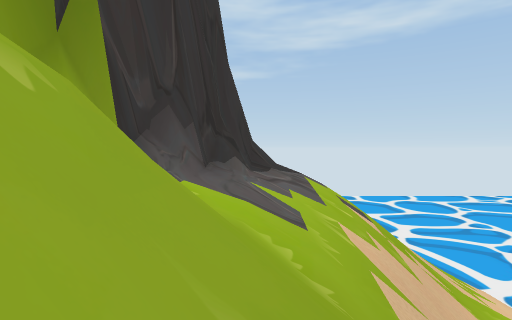
View 1 (above)

24 first-person views from a walk through a Unity game level. The camera is 1.3 m above the floor, tilts 2° down and sees 80° across. The floor is counted in squares, 2 m on a side. Each view is taken from the middle of a square. On the plan, view 1 faces up. The plan holds only what a view shows up to about 10 squares ahead; the rest is blank. The place goes on beyond the plan. The player is left out. Some surface patterns are stand-ins.

View 2
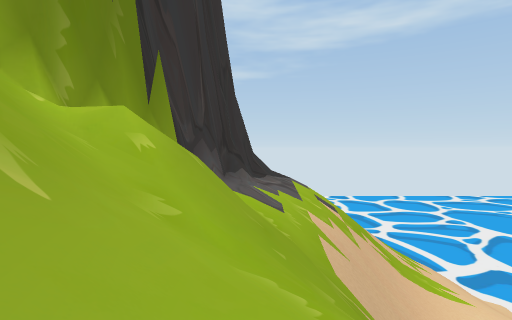

View 3
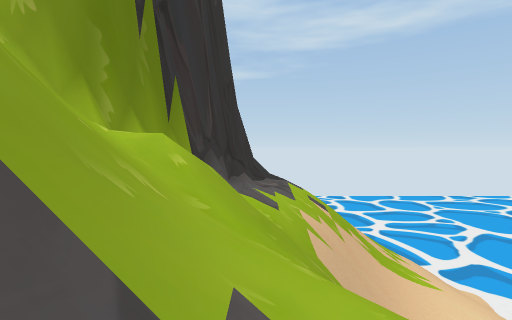

View 4
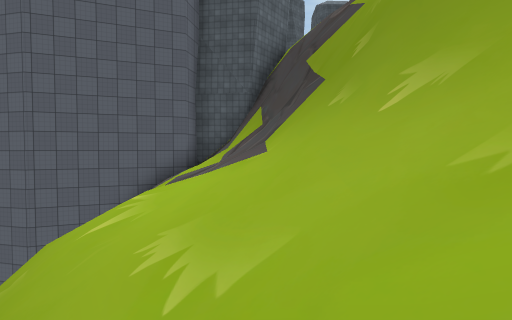

View 5
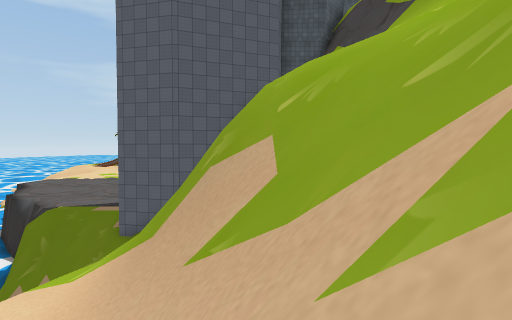

View 6
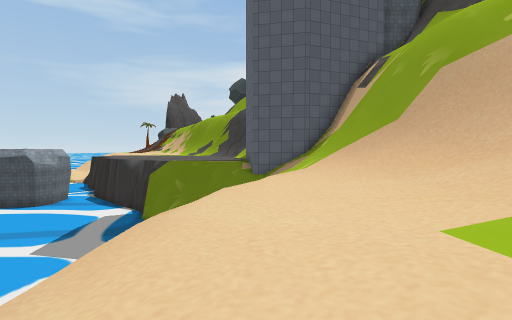

View 7
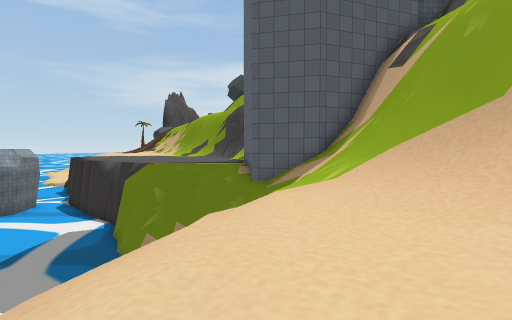

View 8
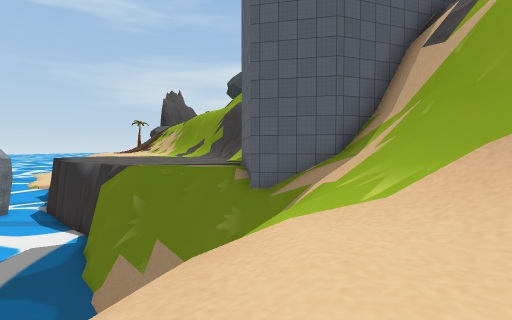

View 9
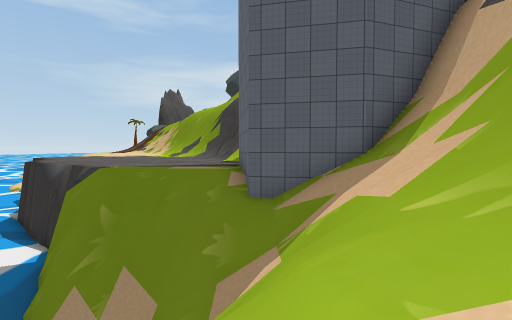

View 10
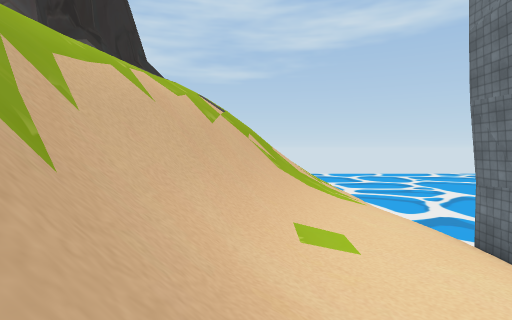

View 11
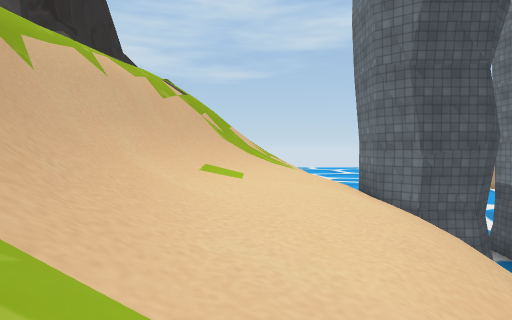

View 12
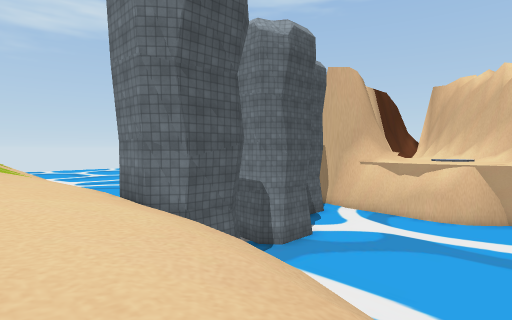

View 13
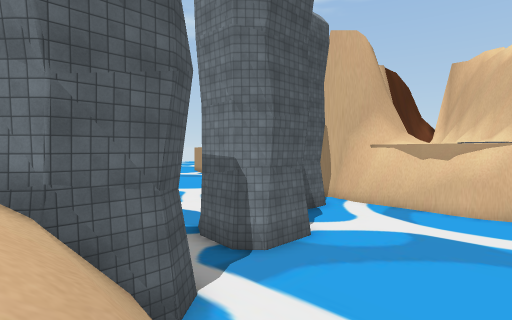

View 14
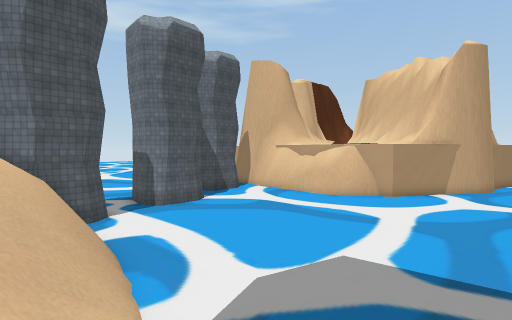

View 15
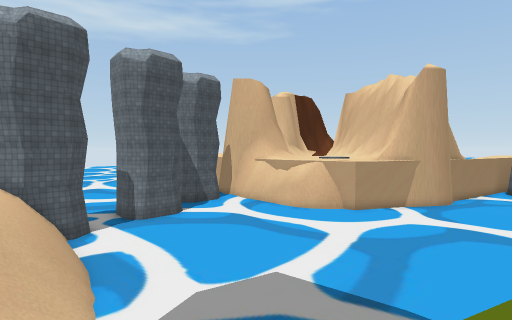

View 16
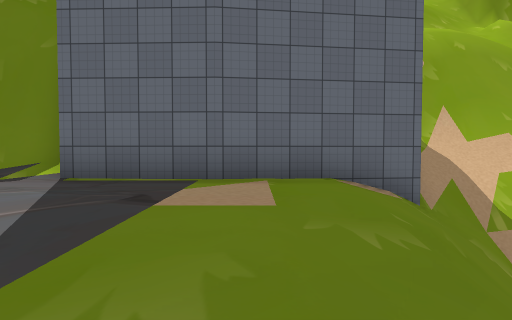

View 17
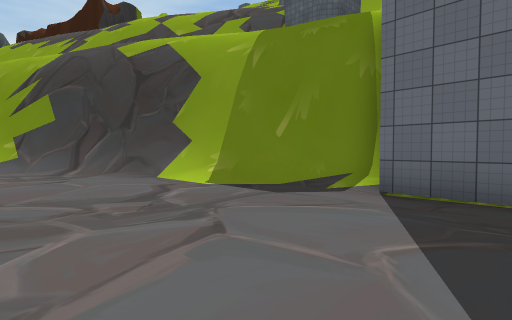

View 18
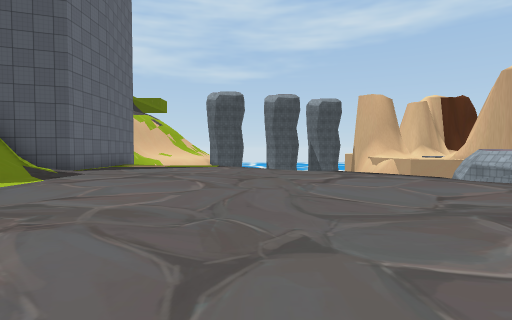

View 19
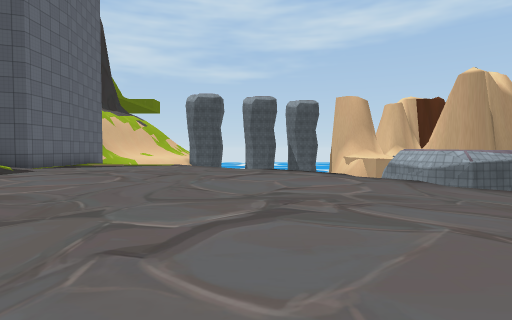

View 20
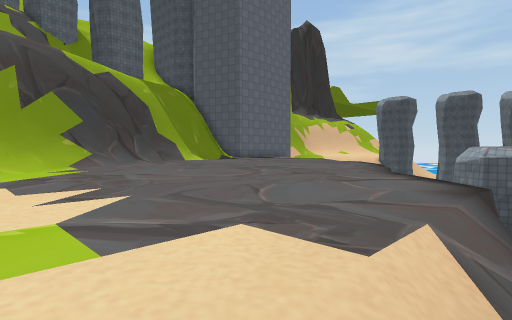

View 21
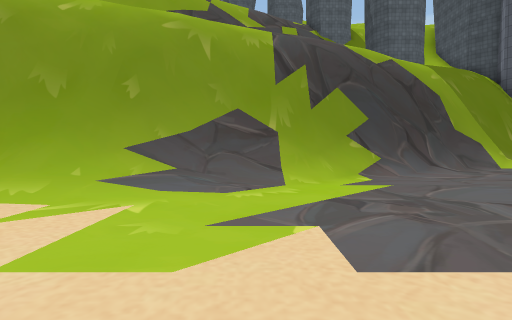

View 22
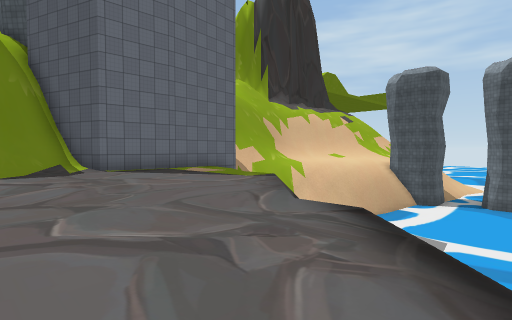

View 23
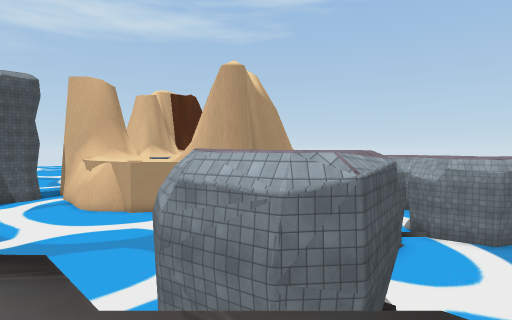

View 24
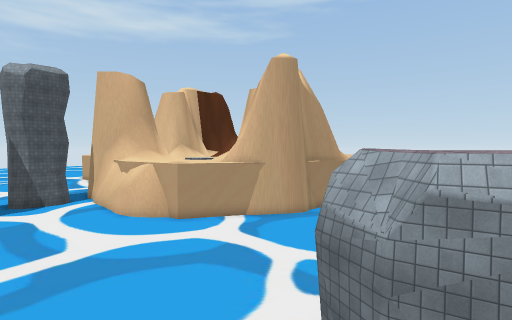

### Floor plan
Key: @ floor where view 1 was taken; # wall or solid block; . main floor; - floor 1 m lower than the main floor; _ floor 5 m lower than the main floor; : floor 13.5 m higher than the main floor; / step, stairs or slope; = window, fence, low wall or low ledge; ≈ liquid the walk keeps out of; ^ raised ledge; v drop or lower ground.
Columns run from 7 left of view 1 to 25 right of it. Each row starts with its distance up from view 1.
 10       #/////////
  9       #/////////
  8       #////////.-
  7      ##////////.-     ≈≈
  6      ##////////../   ≈≈
  5     ##////////...#   ≈≈  ≈
  4    ## ////////...## ≈≈≈≈≈≈≈
  3   ##  ///////...-/##≈≈≈≈≈≈≈≈
  2 ####//=//////...-/v≈≈≈≈≈≈≈≈≈≈
  1   #/:/#//#///...-/v≈≈≈≈≈≈≈≈≈≈≈
  0    ////@//#//...//v≈≈≈≈≈≈≈≈≈≈≈≈
 -1     //////v#//..//v≈≈≈≈≈≈≈≈
 -2      /////v#//..//v≈≈≈≈≈≈≈≈≈
 -3     v#////v##/.//#=≈≈≈≈≈≈≈≈
 -4      ##///v##///=/≈≈≈≈≈≈≈≈≈≈
 -5      v#///v##///// ≈≈≈≈≈≈≈≈≈≈
 -6      v#///v##////_/≈≈≈≈≈≈≈≈≈≈≈
 -7      v##//v#///////≈≈≈≈≈≈≈≈≈≈≈≈
 -8      vv#//v####/////≈≈≈≈≈≈≈≈≈≈≈≈
 -9        #/ ##  ##//=v≈≈≈≈≈≈≈≈≈≈≈≈≈
-10       v###     #..//vvvv   vvvvvv
-11                #..../vvv   vvvvv
-12                #.....vvv   vvv
-13                #......=    v^^^
-14               ##........v  v^^^
-15              ##..........v v^^^ v
-16             /v##..........  ^^^vv
-17             /v #..........v     v
-18             //v##..........
-19              #v##..........v
-20              /v #...........v
-21                v##...........v
-22                 v#............
-23                 v##...........v
-24                  v##........../
-25                  v #/........./
-26                  /v#/........./
-27                  /v##/......../
-28                  /v #/.....
-29                   /v##/...

Where each view was taken, in squares from view 1:
view 1: 0 up, 0 right, facing up
view 2: 4 down, 0 right, facing up
view 3: 6 down, 0 right, facing up
view 4: 0 up, 0 right, facing down
view 5: 3 up, 3 right, facing down
view 6: 5 up, 8 right, facing down
view 7: 2 up, 8 right, facing down
view 8: 0 up, 8 right, facing down
view 9: 2 down, 8 right, facing down
view 10: 2 down, 5 right, facing up
view 11: 4 down, 7 right, facing up
view 12: 3 down, 7 right, facing up-right
view 13: 1 down, 10 right, facing up-right
view 14: 8 down, 9 right, facing up-right
view 15: 10 down, 9 right, facing up-right
view 16: 11 down, 13 right, facing left
view 17: 12 down, 13 right, facing down-left
view 18: 23 down, 14 right, facing up
view 19: 24 down, 16 right, facing up
view 20: 27 down, 23 right, facing up-left
view 21: 27 down, 20 right, facing left
view 22: 17 down, 18 right, facing up-left
view 23: 18 down, 18 right, facing up-right
view 24: 15 down, 17 right, facing up-right
